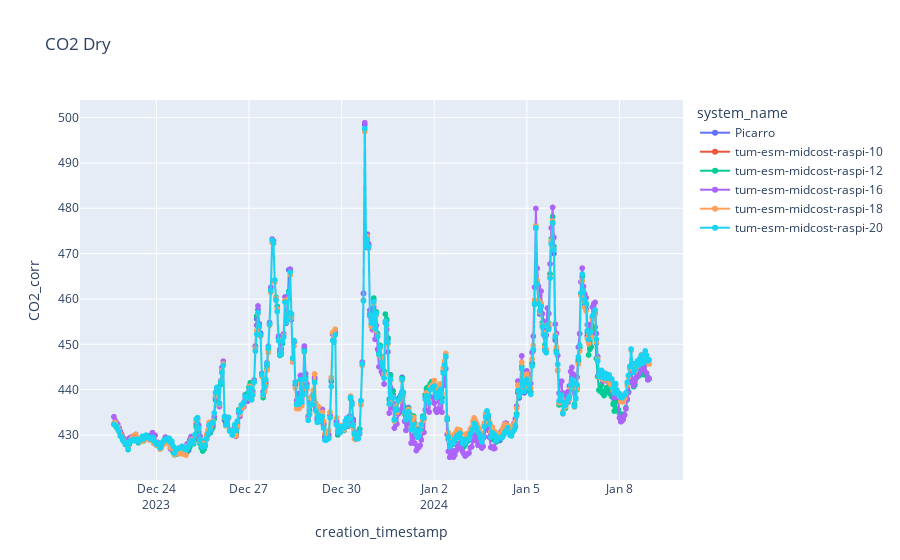
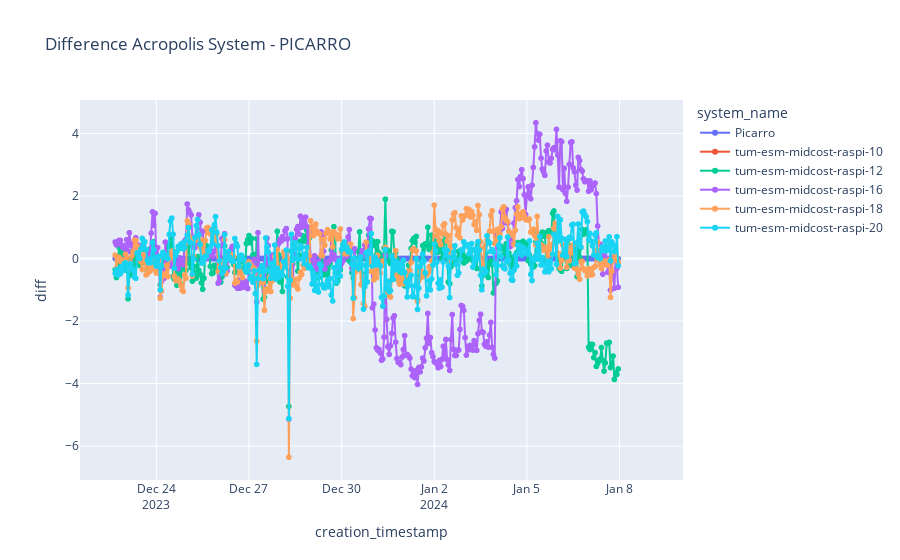
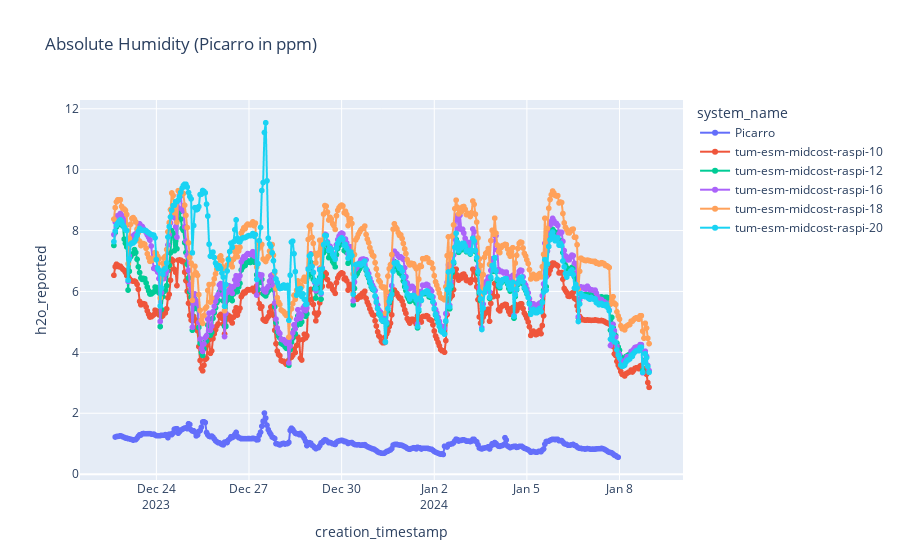

Write notebook code for charts like these, in order.
### Code cell
import plotly.express as px

fig = px.line(df_cal_corr_agg_1h, x="creation_timestamp", y=f"CO2_corr", markers=True, title = "CO2 Dry", color="system_name")
fig.show()

fig = px.line(df_cal_corr_agg_1h, x="creation_timestamp", y=f"diff", markers=True, title = "Difference Acropolis System - PICARRO", color="system_name")
fig.show()

fig = px.line(df_cal_corr_agg_1h, x="creation_timestamp", y=f"h2o_reported", markers=True, title = "Absolute Humidity (Picarro in ppm)", color="system_name")
fig.show()

### Figure 1 — Plotly figure (JSON) as saved in the notebook; plotly's stock layout.template omitted (floating-point values rounded to 4 significant figures; data arrays with more than 128 entries replaced by an {"elided": "..."} marker saying what was removed)
{"data": [{"hovertemplate": "system_name=Picarro<br>creation_timestamp=%{x}<br>CO2_corr=%{y}<extra></extra>", "legendgroup": "Picarro", "line": {"color": "#636efa", "dash": "solid"}, "marker": {"symbol": "circle"}, "mode": "lines+markers", "name": "Picarro", "showlegend": true, "type": "scattergl", "x": {"elided": "392 str values"}, "xaxis": "x", "y": {"elided": "392 float values"}, "yaxis": "y"}, {"hovertemplate": "system_name=tum-esm-midcost-raspi-10<br>creation_timestamp=%{x}<br>CO2_corr=%{y}<extra></extra>", "legendgroup": "tum-esm-midcost-raspi-10", "line": {"color": "#EF553B", "dash": "solid"}, "marker": {"symbol": "circle"}, "mode": "lines+markers", "name": "tum-esm-midcost-raspi-10", "showlegend": true, "type": "scattergl", "x": {"elided": "417 str values"}, "xaxis": "x", "y": {"elided": "417 null values"}, "yaxis": "y"}, {"hovertemplate": "system_name=tum-esm-midcost-raspi-12<br>creation_timestamp=%{x}<br>CO2_corr=%{y}<extra></extra>", "legendgroup": "tum-esm-midcost-raspi-12", "line": {"color": "#00cc96", "dash": "solid"}, "marker": {"symbol": "circle"}, "mode": "lines+markers", "name": "tum-esm-midcost-raspi-12", "showlegend": true, "type": "scattergl", "x": {"elided": "417 str values"}, "xaxis": "x", "y": {"elided": "417 float values"}, "yaxis": "y"}, {"hovertemplate": "system_name=tum-esm-midcost-raspi-16<br>creation_timestamp=%{x}<br>CO2_corr=%{y}<extra></extra>", "legendgroup": "tum-esm-midcost-raspi-16", "line": {"color": "#ab63fa", "dash": "solid"}, "marker": {"symbol": "circle"}, "mode": "lines+markers", "name": "tum-esm-midcost-raspi-16", "showlegend": true, "type": "scattergl", "x": {"elided": "417 str values"}, "xaxis": "x", "y": {"elided": "417 float values"}, "yaxis": "y"}, {"hovertemplate": "system_name=tum-esm-midcost-raspi-18<br>creation_timestamp=%{x}<br>CO2_corr=%{y}<extra></extra>", "legendgroup": "tum-esm-midcost-raspi-18", "line": {"color": "#FFA15A", "dash": "solid"}, "marker": {"symbol": "circle"}, "mode": "lines+markers", "name": "tum-esm-midcost-raspi-18", "showlegend": true, "type": "scattergl", "x": {"elided": "417 str values"}, "xaxis": "x", "y": {"elided": "417 float values"}, "yaxis": "y"}, {"hovertemplate": "system_name=tum-esm-midcost-raspi-20<br>creation_timestamp=%{x}<br>CO2_corr=%{y}<extra></extra>", "legendgroup": "tum-esm-midcost-raspi-20", "line": {"color": "#19d3f3", "dash": "solid"}, "marker": {"symbol": "circle"}, "mode": "lines+markers", "name": "tum-esm-midcost-raspi-20", "showlegend": true, "type": "scattergl", "x": {"elided": "417 str values"}, "xaxis": "x", "y": {"elided": "417 float values"}, "yaxis": "y"}], "layout": {"legend": {"title": {"text": "system_name"}, "tracegroupgap": 0}, "title": {"text": "CO2 Dry"}, "xaxis": {"anchor": "y", "domain": [0, 1], "title": {"text": "creation_timestamp"}}, "yaxis": {"anchor": "x", "domain": [0, 1], "title": {"text": "CO2_corr"}}}}

### Figure 2 — Plotly figure (JSON) as saved in the notebook; plotly's stock layout.template omitted (floating-point values rounded to 4 significant figures; data arrays with more than 128 entries replaced by an {"elided": "..."} marker saying what was removed)
{"data": [{"hovertemplate": "system_name=Picarro<br>creation_timestamp=%{x}<br>diff=%{y}<extra></extra>", "legendgroup": "Picarro", "line": {"color": "#636efa", "dash": "solid"}, "marker": {"symbol": "circle"}, "mode": "lines+markers", "name": "Picarro", "showlegend": true, "type": "scattergl", "x": {"elided": "392 str values"}, "xaxis": "x", "y": {"elided": "392 int values"}, "yaxis": "y"}, {"hovertemplate": "system_name=tum-esm-midcost-raspi-10<br>creation_timestamp=%{x}<br>diff=%{y}<extra></extra>", "legendgroup": "tum-esm-midcost-raspi-10", "line": {"color": "#EF553B", "dash": "solid"}, "marker": {"symbol": "circle"}, "mode": "lines+markers", "name": "tum-esm-midcost-raspi-10", "showlegend": true, "type": "scattergl", "x": {"elided": "417 str values"}, "xaxis": "x", "y": {"elided": "417 null values"}, "yaxis": "y"}, {"hovertemplate": "system_name=tum-esm-midcost-raspi-12<br>creation_timestamp=%{x}<br>diff=%{y}<extra></extra>", "legendgroup": "tum-esm-midcost-raspi-12", "line": {"color": "#00cc96", "dash": "solid"}, "marker": {"symbol": "circle"}, "mode": "lines+markers", "name": "tum-esm-midcost-raspi-12", "showlegend": true, "type": "scattergl", "x": {"elided": "417 str values"}, "xaxis": "x", "y": {"elided": "417 float values"}, "yaxis": "y"}, {"hovertemplate": "system_name=tum-esm-midcost-raspi-16<br>creation_timestamp=%{x}<br>diff=%{y}<extra></extra>", "legendgroup": "tum-esm-midcost-raspi-16", "line": {"color": "#ab63fa", "dash": "solid"}, "marker": {"symbol": "circle"}, "mode": "lines+markers", "name": "tum-esm-midcost-raspi-16", "showlegend": true, "type": "scattergl", "x": {"elided": "417 str values"}, "xaxis": "x", "y": {"elided": "417 float values"}, "yaxis": "y"}, {"hovertemplate": "system_name=tum-esm-midcost-raspi-18<br>creation_timestamp=%{x}<br>diff=%{y}<extra></extra>", "legendgroup": "tum-esm-midcost-raspi-18", "line": {"color": "#FFA15A", "dash": "solid"}, "marker": {"symbol": "circle"}, "mode": "lines+markers", "name": "tum-esm-midcost-raspi-18", "showlegend": true, "type": "scattergl", "x": {"elided": "417 str values"}, "xaxis": "x", "y": {"elided": "417 float values"}, "yaxis": "y"}, {"hovertemplate": "system_name=tum-esm-midcost-raspi-20<br>creation_timestamp=%{x}<br>diff=%{y}<extra></extra>", "legendgroup": "tum-esm-midcost-raspi-20", "line": {"color": "#19d3f3", "dash": "solid"}, "marker": {"symbol": "circle"}, "mode": "lines+markers", "name": "tum-esm-midcost-raspi-20", "showlegend": true, "type": "scattergl", "x": {"elided": "417 str values"}, "xaxis": "x", "y": {"elided": "417 float values"}, "yaxis": "y"}], "layout": {"legend": {"title": {"text": "system_name"}, "tracegroupgap": 0}, "title": {"text": "Difference Acropolis System - PICARRO"}, "xaxis": {"anchor": "y", "domain": [0, 1], "title": {"text": "creation_timestamp"}}, "yaxis": {"anchor": "x", "domain": [0, 1], "title": {"text": "diff"}}}}

### Figure 3 — Plotly figure (JSON) as saved in the notebook; plotly's stock layout.template omitted (floating-point values rounded to 4 significant figures; data arrays with more than 128 entries replaced by an {"elided": "..."} marker saying what was removed)
{"data": [{"hovertemplate": "system_name=Picarro<br>creation_timestamp=%{x}<br>h2o_reported=%{y}<extra></extra>", "legendgroup": "Picarro", "line": {"color": "#636efa", "dash": "solid"}, "marker": {"symbol": "circle"}, "mode": "lines+markers", "name": "Picarro", "showlegend": true, "type": "scattergl", "x": {"elided": "392 str values"}, "xaxis": "x", "y": {"elided": "392 float values"}, "yaxis": "y"}, {"hovertemplate": "system_name=tum-esm-midcost-raspi-10<br>creation_timestamp=%{x}<br>h2o_reported=%{y}<extra></extra>", "legendgroup": "tum-esm-midcost-raspi-10", "line": {"color": "#EF553B", "dash": "solid"}, "marker": {"symbol": "circle"}, "mode": "lines+markers", "name": "tum-esm-midcost-raspi-10", "showlegend": true, "type": "scattergl", "x": {"elided": "417 str values"}, "xaxis": "x", "y": {"elided": "417 float values"}, "yaxis": "y"}, {"hovertemplate": "system_name=tum-esm-midcost-raspi-12<br>creation_timestamp=%{x}<br>h2o_reported=%{y}<extra></extra>", "legendgroup": "tum-esm-midcost-raspi-12", "line": {"color": "#00cc96", "dash": "solid"}, "marker": {"symbol": "circle"}, "mode": "lines+markers", "name": "tum-esm-midcost-raspi-12", "showlegend": true, "type": "scattergl", "x": {"elided": "417 str values"}, "xaxis": "x", "y": {"elided": "417 float values"}, "yaxis": "y"}, {"hovertemplate": "system_name=tum-esm-midcost-raspi-16<br>creation_timestamp=%{x}<br>h2o_reported=%{y}<extra></extra>", "legendgroup": "tum-esm-midcost-raspi-16", "line": {"color": "#ab63fa", "dash": "solid"}, "marker": {"symbol": "circle"}, "mode": "lines+markers", "name": "tum-esm-midcost-raspi-16", "showlegend": true, "type": "scattergl", "x": {"elided": "417 str values"}, "xaxis": "x", "y": {"elided": "417 float values"}, "yaxis": "y"}, {"hovertemplate": "system_name=tum-esm-midcost-raspi-18<br>creation_timestamp=%{x}<br>h2o_reported=%{y}<extra></extra>", "legendgroup": "tum-esm-midcost-raspi-18", "line": {"color": "#FFA15A", "dash": "solid"}, "marker": {"symbol": "circle"}, "mode": "lines+markers", "name": "tum-esm-midcost-raspi-18", "showlegend": true, "type": "scattergl", "x": {"elided": "417 str values"}, "xaxis": "x", "y": {"elided": "417 float values"}, "yaxis": "y"}, {"hovertemplate": "system_name=tum-esm-midcost-raspi-20<br>creation_timestamp=%{x}<br>h2o_reported=%{y}<extra></extra>", "legendgroup": "tum-esm-midcost-raspi-20", "line": {"color": "#19d3f3", "dash": "solid"}, "marker": {"symbol": "circle"}, "mode": "lines+markers", "name": "tum-esm-midcost-raspi-20", "showlegend": true, "type": "scattergl", "x": {"elided": "417 str values"}, "xaxis": "x", "y": {"elided": "417 float values"}, "yaxis": "y"}], "layout": {"legend": {"title": {"text": "system_name"}, "tracegroupgap": 0}, "title": {"text": "Absolute Humidity (Picarro in ppm)"}, "xaxis": {"anchor": "y", "domain": [0, 1], "title": {"text": "creation_timestamp"}}, "yaxis": {"anchor": "x", "domain": [0, 1], "title": {"text": "h2o_reported"}}}}
